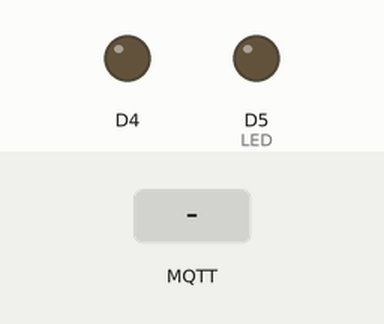
A sketch run on a simulated ESP8266 (NodeMCU). Parts: output pins drawn as LEDs (lit = HIGH). The test bench sets the inputs (shaded band). WiFi joins after 1.5 s; servers stay silent unless stated; random numbers use the default seed unless the sketch sets one; no MQTT or app messages arrive unless stated; what the sketch prints to the serial monitor is not drawn.

Above: at 2.7 s.
2.8 s: MQTT message "1" arrives on the first subscribed topic
At 3.7 s:
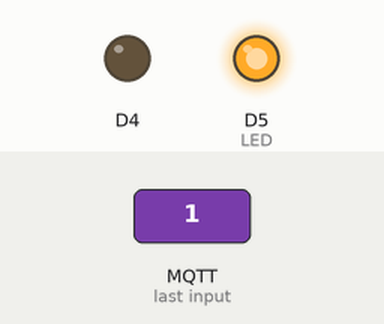
4.3 s: MQTT message "on" arrives on the first subscribed topic
At 4.8 s:
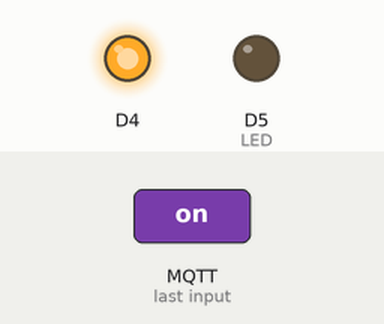
Timing chart, 0 to 7.3 s (numbered marks = the images above; inputs shaded):
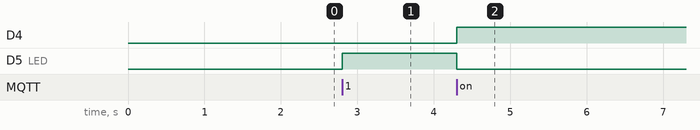

The sketch:

MQTT_device.ino
```cpp
#include <ESP8266WiFi.h>
#include <PubSubClient.h>

// Update these with values suitable for your network.

const char* ssid = "AAQAZ";
const char* password = "71007766";
const char* mqtt_server = "192.168.18.54";

#define LED 6
#define LED D5
WiFiClient espClient;
PubSubClient client(espClient);

void setup_wifi() {

  delay(10);
  // We start by connecting to a WiFi network
  Serial.println();
  Serial.print("Connecting to ");
  Serial.println(ssid);

  WiFi.begin(ssid, password);

  while (WiFi.status() != WL_CONNECTED) {
    delay(500);
    Serial.print(".");
  }

  Serial.println("");
  Serial.println("WiFi connected");
  Serial.println("IP address: ");
  Serial.println(WiFi.localIP());
}

void callback(char* topic, byte* payload, unsigned int length) {
  Serial.print("Message arrived [");
  Serial.print(topic);
  Serial.print("] ");
  for (int i = 0; i < length; i++) {
    Serial.print((char)payload[i]);
  }
  Serial.println();

  // Switch on the LED if an 1 was received as first character
  if ((char)payload[0] == '1') {
    digitalWrite(BUILTIN_LED, LOW);   // Turn the LED on (Note that LOW is the voltage level
    // but actually the LED is on; this is because
    // it is acive low on the ESP-01)
    digitalWrite(LED, HIGH); // D5/GPIO14
  } else {
    digitalWrite(BUILTIN_LED, HIGH);  // Turn the LED off by making the voltage HIGH
    digitalWrite(LED, LOW); //Doing NOT operation with GPIOs 6, 7, 8, 11, and ADC (A0)
  }

}

void reconnect() {
  // Loop until we're reconnected
  while (!client.connected()) {
    Serial.print("Attempting MQTT connection...");
    // Create a random client ID
    String clientId = "ESP8266Client-";
    clientId += String(random(0xffff), HEX);
    // Attempt to connect
    if (client.connect(clientId.c_str())) {
      Serial.println("connected");
      // Once connected, publish an announcement...
      client.subscribe("onoff");
    } else {
      Serial.print("failed, rc=");
      Serial.print(client.state());
      Serial.println(" try again in 5 seconds");
      // Wait 5 seconds before retrying
      delay(5000);
    }
  }
}

void setup() {
  pinMode(BUILTIN_LED, OUTPUT);     // Initialize the BUILTIN_LED pin as an output
  pinMode(LED, OUTPUT);
  //pinMode(LED, FUNCTION_3);
  Serial.begin(115200);
  setup_wifi();
  client.setServer(mqtt_server, 1883);
  client.setCallback(callback);
}

void loop() {

  if (!client.connected()) {
    reconnect();
  }
  client.loop();
}
```

Measured:
- after the input at 2.8 s, D5 (LED): LOW → HIGH at once
- after the input at 4.3 s, D4: LOW → HIGH at once; D5 (LED): HIGH → LOW at once
